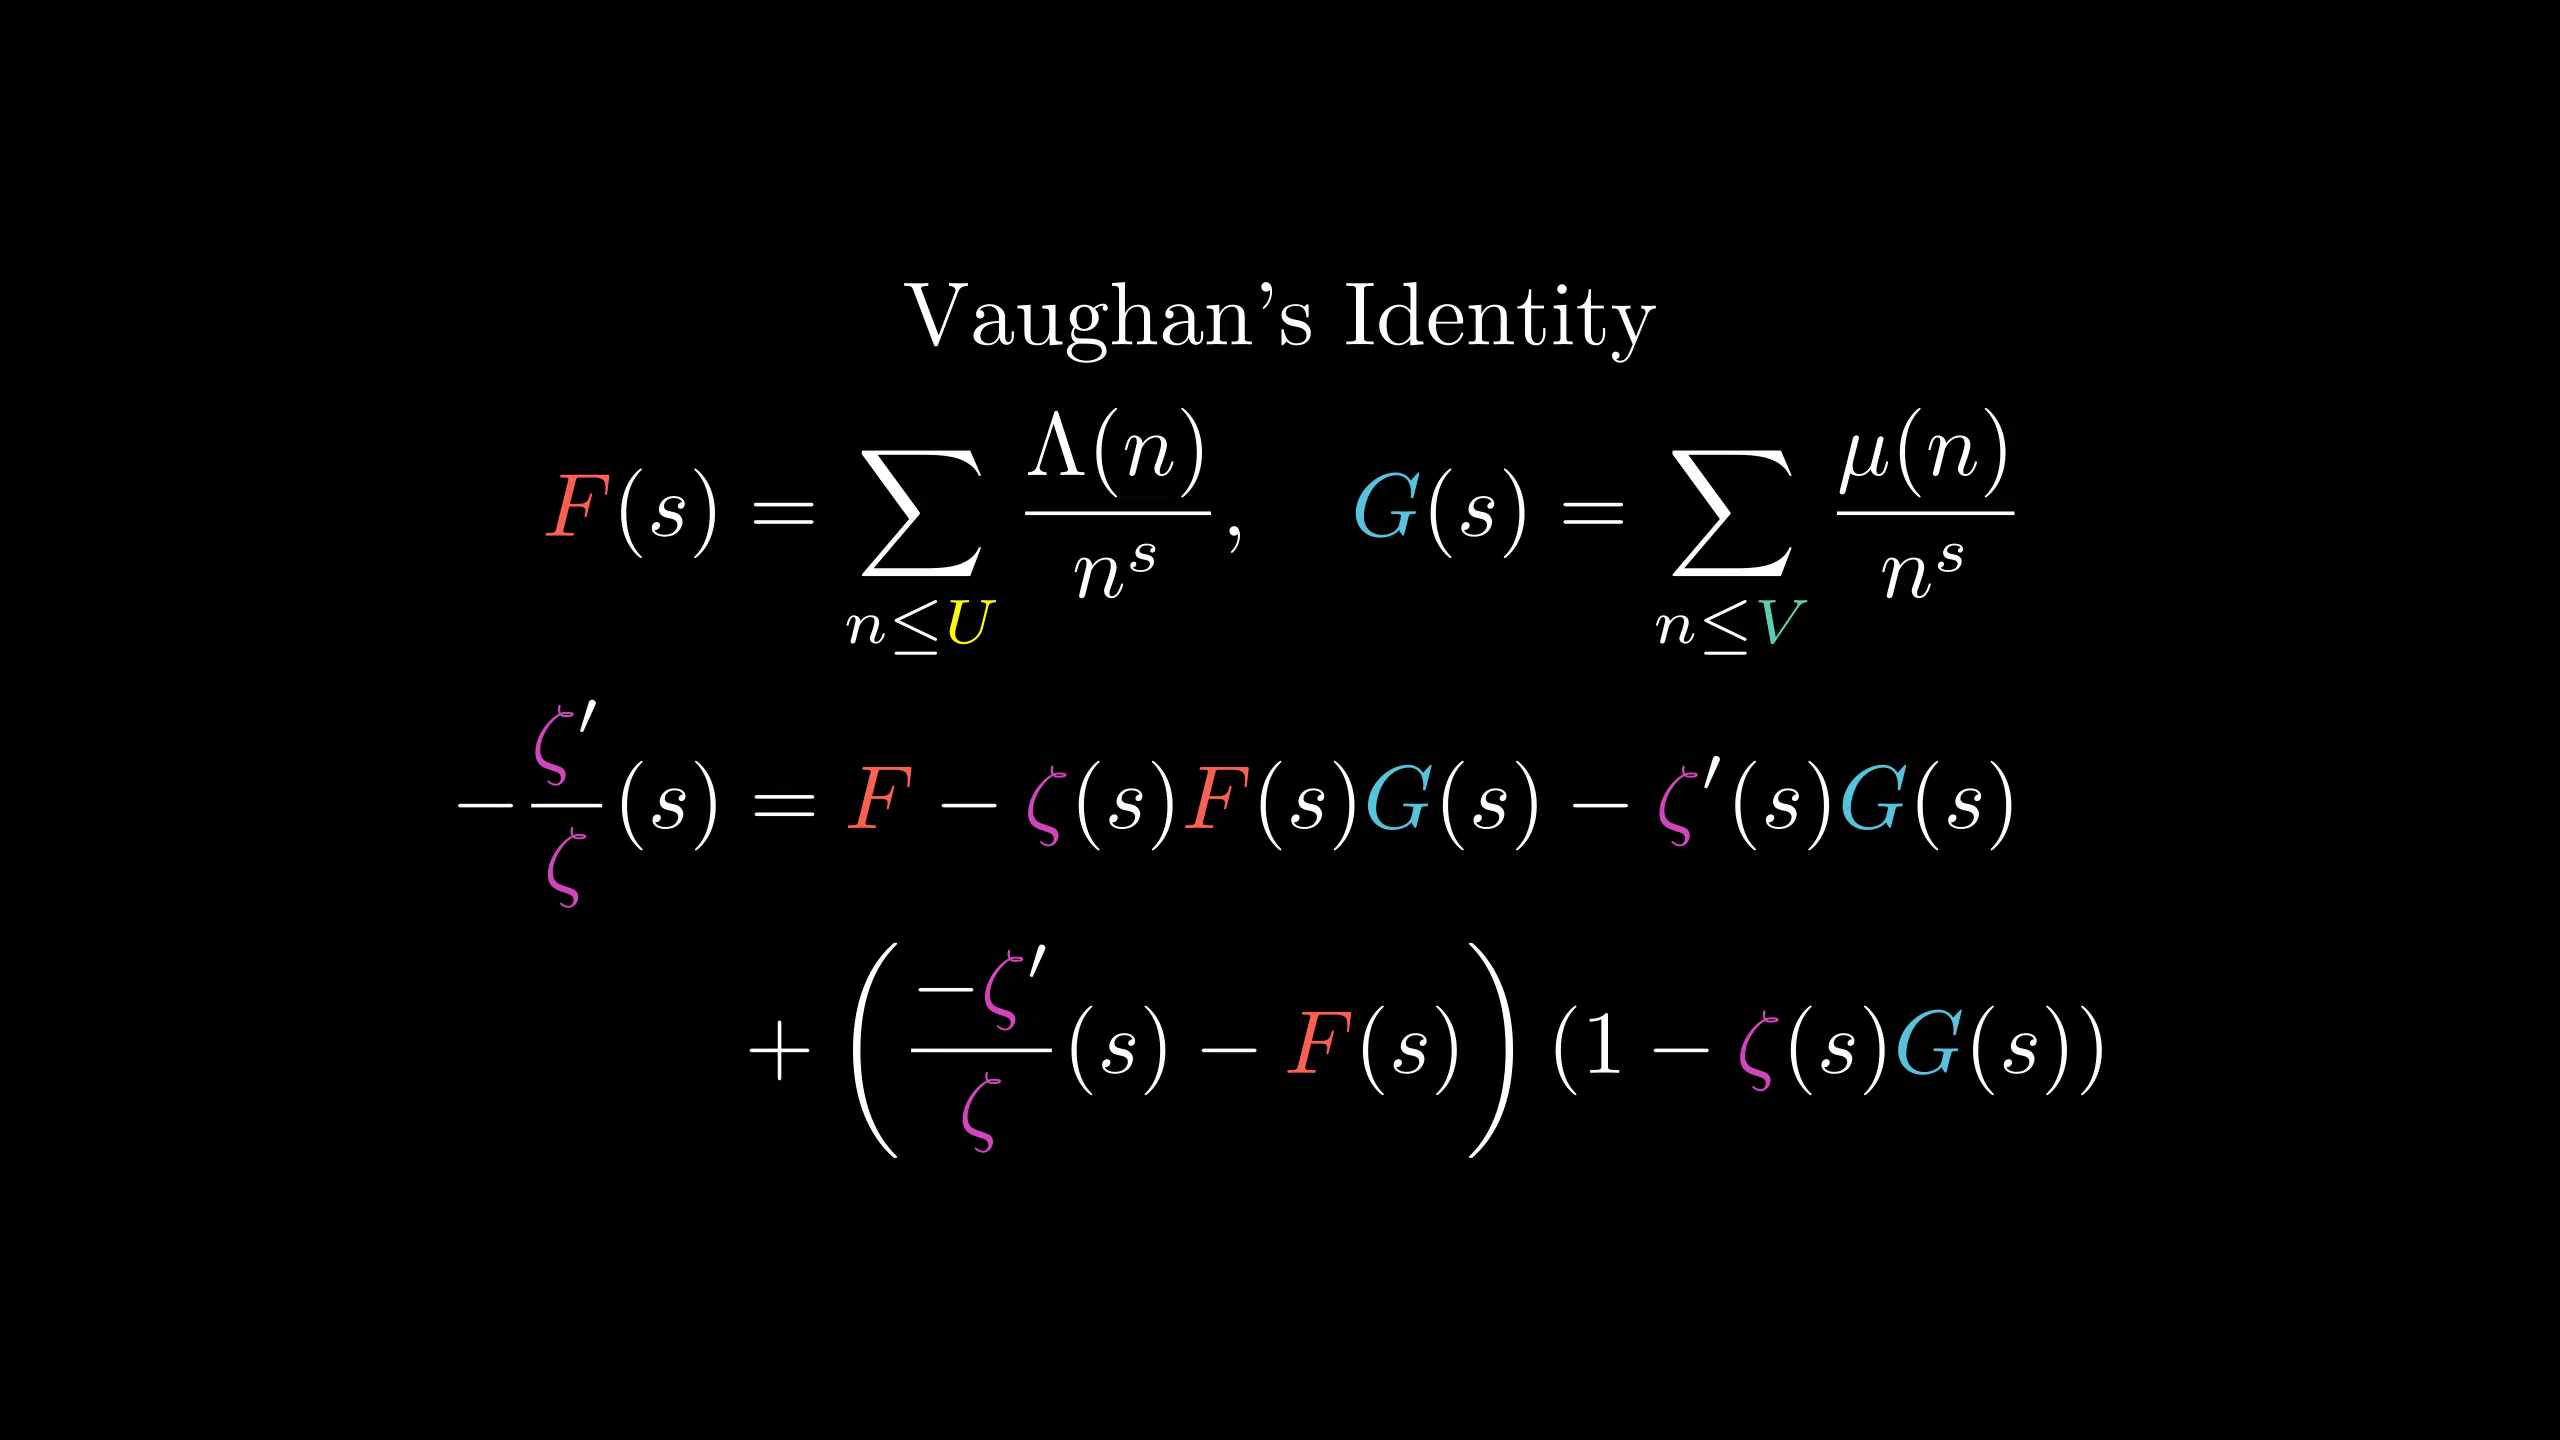

Generate this figure with Python:
from manimlib.imports import *

class FooScene(Scene):
    def construct(self):
        cm={"F":RED,"G":BLUE,r"\zeta":PINK,"U":YELLOW,"V":TEAL}
        tit=TextMobject("Vaughan's Identity")
        eqn=TexMobject(r"F(s)=\sum_{n\le U}{\Lambda(n)\over n^s},\quad"
                +r" G(s)=\sum_{n\le V}{\mu(n)\over n^s}",
                tex_to_color_map=cm)
        eqn2=TexMobject(r"-{\zeta'\over\zeta}(s)&="
                +r"F-\zeta(s)F(s)G(s)-\zeta'(s)G(s)"
                +r"\\&+\left({-\zeta'\over\zeta}(s)-F(s)\right)"
                +r"(1-\zeta(s)G(s))",
                tex_to_color_map=cm)
        self.add(VGroup(tit,eqn,eqn2).arrange(DOWN))
        self.wait()
